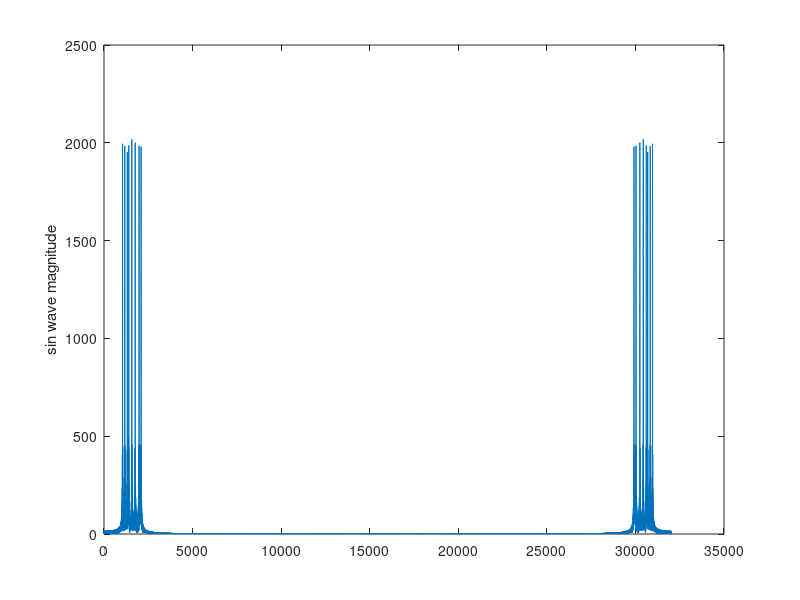

Here is the MATLAB script that generated this plot:
function question2
%UNTITLED Summary of this function goes here
%   Detailed explanation goes here
a=0:(1/8000):0.5;
x =0;
n=[40,42,44,45,47,49,51,52];
%40,42,44,45,47,49,51,52
for t=1:length(n)
    f=(2.^((n(t)-49)/12))*440;
    x=[x,sin(2*pi*f.*a)];
end
audiowrite('Cscale.wav',x,8000);  % there are 8000 samples per sec
sound(x,8000);
[Y, FS]=audioread('Cscale.wav')
plot(abs(fft(Y)))
ylabel('sin wave magnitude')
xlabel('')
end

